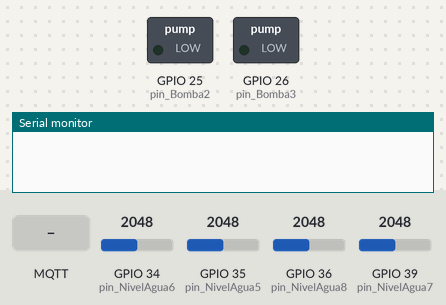
A sketch run on a simulated ESP32. On the bench: switched loads named in the sketch (green lamp = pin HIGH), the last lines printed to the serial monitor. Inputs (shaded band) come from the test bench; at power-on: GPIO 34 (pin_NivelAgua6) = 2048, GPIO 35 (pin_NivelAgua5) = 2048, GPIO 36 (pin_NivelAgua8) = 2048, GPIO 39 (pin_NivelAgua7) = 2048. WiFi joins after 1.5 s; servers stay silent unless stated; no MQTT or app messages arrive unless stated.

Above: at 0.0 s.
At 2.7 s:
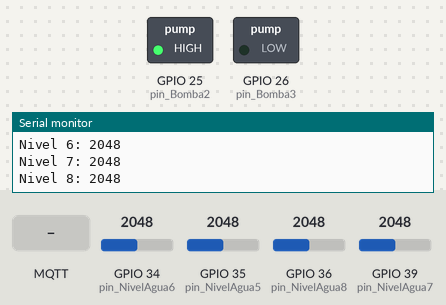
2.8 s: MQTT message "Test/ESP32/Nivel3" arrives on the first subscribed topic
At 4.1 s:
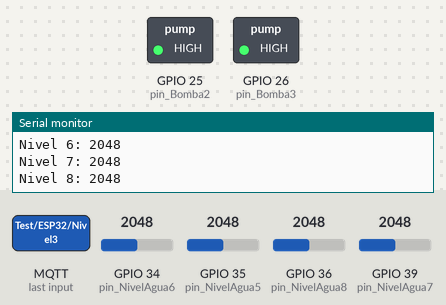
5.9 s: MQTT message "Test/ESP32/Nivel3" arrives on the second subscribed topic
14.0 s: MQTT message "Test/ESP32/Nivel3" arrives on the third subscribed topic
Timing chart, 0 to 17.0 s (numbered marks = the images above; inputs shaded):
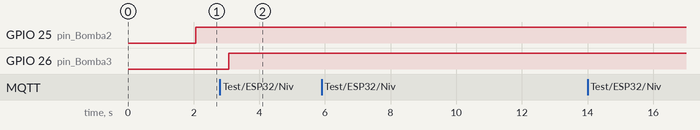

The sketch:

Etapa3.ino
```cpp
#include <WiFi.h>
#include <PubSubClient.h>

WiFiClient esp32Client;
PubSubClient mqttClient(esp32Client);

//WIFI
const char* ssid     = "wifi";
const char* password = "abcd1234";

//BROKER
char *servidor = "broker.emqx.io";
int puerto = 1883;


//PINES
int pin_PH = 32;
int pin_NivelAgua5 = 35;
int pin_NivelAgua6 = 34;
int pin_NivelAgua7 = 39;
int pin_NivelAgua8 = 36;
int pin_Bomba2 = 25;
int pin_Bomba3 = 26;


//VARIABLES
int nivel5 = 0; //Para leer el valor del sensor de nivel de agua 5
int nivel6 = 0; //Para leer el valor del sensor de nivel de agua 6
int nivel7 = 0; //Para leer el valor del sensor de nivel de agua 7
int nivel8 = 0; //Para leer el valor del sensor de nivel de agua 8
int bomba2 = -1; //Bandera para saber si está activada la bomba de agua 2
int bomba3 = -1; //Bandera para saber si está activada la bomba de agua 3

int valorPolimero = 0; //Para leer del tópico "Test/ESP32/ValorPol"
int valorAgitacion = 0; //Para leer del tópico "Test/ESP32/ValorAgit"
int valorRapidez = 0; //Para leer del tópico "Test/ESP32/ValorRap"
int valorReposo = 0; //Para leer del tópico "Test/ESP32/ValorRep"

float ph = -1; //Para calcular el valor de PH
unsigned long int promedio; //Para calcular el promedio de lecturas del sensor de pH
int bufferPH[10]; //Para la lectura del sensor de pH
const int referencia = 4000; //Para la lectura del nivel de agua
int nivel3 = 0; //Para leer del tópico "Test/ESP32/Nivel3"
int etapa2 = 0; //Bandera para coordinar las etapas. Lee del tópico "Test/ESP32/Etapa2"
int publicar = -1; //Bandera para publicar el resultado del PH


//Para publicar el resultado
String resultadoPH = "";


void wifiInit() {
  Serial.print("Conectándose a ");
  Serial.println(ssid);

  WiFi.begin(ssid, password);

  while (WiFi.status() != WL_CONNECTED) {
    Serial.print(".");
    delay(500);
  }
  Serial.println("");
  Serial.println("Conectado a WiFi");
  Serial.println("Dirección IP: ");
  Serial.println(WiFi.localIP());
}


void callback(char* topic, byte* payload, unsigned int length) {
  Serial.print("Mensaje recibido [");
  Serial.print(topic);
  Serial.println("] ");

  char payload_string[length + 1];
  int resultado;

  //Guarda el valor recibido de Nivel de agua 3
  if (strcmp(topic,"Test/ESP32/Nivel3")==0) {
    memcpy(payload_string, payload, length);
    payload_string[length] = '\0';
    resultado = atoi(payload_string);
    nivel3 = resultado;
  }
  //Guarda el valor recibido de la bandera de Etapa 2
  else if (strcmp(topic,"Test/ESP32/Etapa2")==0) {
    memcpy(payload_string, payload, length);
    payload_string[length] = '\0';
    resultado = atoi(payload_string);
    etapa2 = resultado;
  }
  //Guarda el valor recibido Cantidad de Polímero
  else if(strcmp(topic,"Test/ESP32/ValorPol")==0) {
    memcpy(payload_string, payload, length);
    payload_string[length] = '\0';
    resultado = atoi(payload_string);
    valorPolimero = resultado;
  }
  //Guarda el valor recibido de Tiempo de Agitación
  else if(strcmp(topic,"Test/ESP32/ValorAgit")==0) {
    memcpy(payload_string, payload, length);
    payload_string[length] = '\0';
    resultado = atoi(payload_string);
    valorAgitacion = resultado;
  }
  //Guarda el valor recibido de Rapidez del rotor
  else if(strcmp(topic,"Test/ESP32/ValorRap")==0) {
    memcpy(payload_string, payload, length);
    payload_string[length] = '\0';
    resultado = atoi(payload_string);
    valorRapidez = resultado;
  }
  //Guarda el valor recibido de Tiempo de Reposo
  else if(strcmp(topic,"Test/ESP32/ValorRep")==0) {
    memcpy(payload_string, payload, length);
    payload_string[length] = '\0';
    resultado = atoi(payload_string);
    valorReposo = resultado;
  }
}


void reconnect() {
  while (!mqttClient.connected()) {
    Serial.print("Intentando conectarse MQTT...");

    //Suscribirse a tópicos para conocer el Nivel de agua 3 y la bandera de Etapa 2
    if(mqttClient.connect("ESP32Prueba_Etapa3")) {
      Serial.println("Conectado");
      mqttClient.subscribe("Test/ESP32/Nivel3");
      mqttClient.subscribe("Test/ESP32/Etapa2");
      mqttClient.subscribe("Test/ESP32/ValorPol");
      mqttClient.subscribe("Test/ESP32/ValorAgit");
      mqttClient.subscribe("Test/ESP32/ValorRap");
      mqttClient.subscribe("Test/ESP32/ValorRep");
    } else {
      Serial.print("Fallo, rc=");
      Serial.print(mqttClient.state());
      Serial.println(" intentar de nuevo en 5 segundos");
      delay(5000);
    }
  }
}


void setup() {
  pinMode(pin_Bomba2,OUTPUT);
  pinMode(pin_Bomba3,OUTPUT);
  pinMode(pin_PH,INPUT);

  Serial.begin(115200);
  delay(10);
  wifiInit();
  mqttClient.setServer(servidor, puerto);
  mqttClient.setCallback(callback);
}


void loop() {
  if (!mqttClient.connected()) {
    reconnect();
  }
  mqttClient.loop();


  //-------- Leer sensores --------
  nivel5 = analogRead(pin_NivelAgua5);
  nivel6 = analogRead(pin_NivelAgua6);
  nivel7 = analogRead(pin_NivelAgua7);
  nivel8 = analogRead(pin_NivelAgua8);
  //Imprimir el valor de los niveles de agua
  Serial.print("Nivel 5: ");
  Serial.println(nivel5);
  Serial.print("Nivel 6: ");
  Serial.println(nivel6);
  Serial.print("Nivel 7: ");
  Serial.println(nivel7);
  Serial.print("Nivel 8: ");
  Serial.println(nivel8);
  delay(500);


  //-------- Encender y Apagar Bomba2 --------
  if(etapa2==-1 && nivel3==1 && nivel6>referencia){
    Serial.println("Encender bomba 2");
    digitalWrite(pin_Bomba2,LOW);
    bomba2 = 1;
    delay(1000);
  }
  else{
    digitalWrite(pin_Bomba2,HIGH);
    if(etapa2==-1 && bomba2==1){
      mqttClient.publish("Test/ESP32/Etapa2","0");
      etapa2 = 0;
    }
    bomba2 = 0;
    delay(1000);
  }


  //-------- Encender y Apagar Bomba3 --------
  if(nivel5>referencia && nivel8<referencia){
    Serial.println("Encender bomba 3");
    digitalWrite(pin_Bomba3,LOW);
    bomba3 = 1;
    publicar = 0;
    delay(1000);
  }
  else{
    digitalWrite(pin_Bomba3,HIGH);
    if(publicar==0 && bomba3==1){
      publicar = 1;
    }
    bomba3 = 0;
    delay(1000);
  }


  //-------- Publicar el Estado de Filtrado --------
  if(bomba2==1 || bomba3==1){
    mqttClient.publish("Test/ESP32/EstadoFiltrado","1");
  }
  else{
    mqttClient.publish("Test/ESP32/EstadoFiltrado","0");
  }
  delay(1000);


  //-------- Publicar detalles del Tanque3 --------
  if(nivel5<referencia && nivel6>referencia){
    mqttClient.publish("Test/ESP32/DetallesTanque3","Vacio");
  }
  else if(nivel5>referencia && nivel6>referencia){
    mqttClient.publish("Test/ESP32/DetallesTanque3","Con agua");
  }
  else{
    mqttClient.publish("Test/ESP32/DetallesTanque3","Lleno");
  }
  delay(1000);


  //-------- Publicar detalles del Tanque4 --------
  if(nivel7<referencia && nivel8<referencia){
    mqttClient.publish("Test/ESP32/DetallesTanque4","Vacio");
  }
  else if(nivel7>referencia && nivel8<referencia){
    mqttClient.publish("Test/ESP32/DetallesTanque4","Con agua");
  }
  else{
    mqttClient.publish("Test/ESP32/DetallesTanque4","Lleno");
  }
  delay(1000);


  //-------- Sensor de PH --------
  if(publicar==1){
    //Obtener 10 valores del sensor para promediar
    for(int i=0;i<10;i++){
      bufferPH[i]=analogRead(pin_PH);
      Serial.print("Valor de lectura: ");
      Serial.println(bufferPH[i]);
      delay(200);
    }

    promedio=0;
    for(int i=0;i<10;i++){
      promedio+=bufferPH[i]; //Calcular el promedio
      delay(100);
    }

    float ph=(float)promedio*5.0/1024/10; //Convertir de análogo a mV
    ph=3.5*ph; //Convertir mV a pH
    delay(100);
    //Imprimir el resultado
    Serial.print("PH: ");
    Serial.println(ph);
    //Publica el resultado
    resultadoPH = "\"{\\\"ph\\\":" + String(ph)
      + ",\\\"varPol\\\":" + (String)valorPolimero
      + ",\\\"varRap\\\":" + (String)valorRapidez
      + ",\\\"varAgit\\\":" + (String)valorAgitacion
      + ",\\\"varRep\\\":" + (String)valorReposo + "}\"";
    delay(100);
    mqttClient.publish("Test/ESP32/IntoResult",resultadoPH.c_str());
    //Cambiar bandera para publicar el resultado
    publicar = -1;
    delay(1000);
  }

}
```
